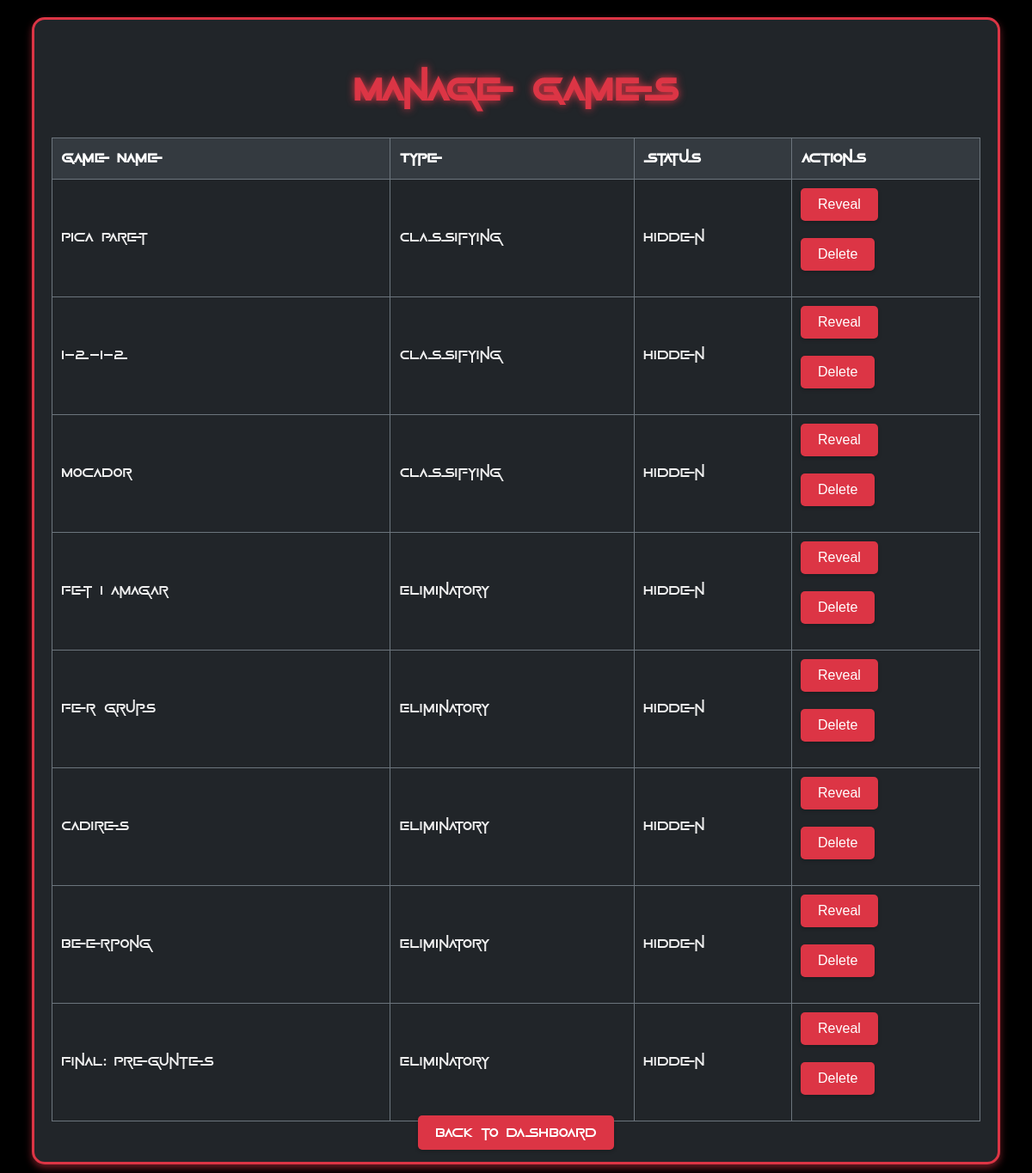
Screenshot of /admin/games (signed in) with the database file from the repository.
### tables this page shows
CREATE TABLE games (
    id INTEGER PRIMARY KEY AUTOINCREMENT,
    name TEXT UNIQUE NOT NULL,
    type TEXT NOT NULL, -- "Classifying" or "Eliminatory"
    status TEXT DEFAULT 'hidden', -- "hidden", "revealed", "completed"
    max_players INTEGER,
    current_players INTEGER
);

### app.py (the view)
@app.route('/admin/games')
def manage_games():
    if not session.get('admin_logged_in'):
        return redirect(url_for('admin_login'))
    games = database.get_all_games()
    return render_template('admin/manage_games.html', games=games)

### app.py (called while the page is built)
@app.context_processor
def inject_mocador_teams():
    def get_mocador_teams():
        return database.get_all_teams_by_game_name('Mocador')
    return dict(get_mocador_teams=get_mocador_teams)

### database.py (called while the page is built)
def get_db():
    db = sqlite3.connect(DB_NAME)
    db.row_factory = sqlite3.Row  # Access columns by name
    return db

def get_all_games():
    db = get_db()
    cursor = db.cursor()
    cursor.execute("SELECT * FROM games")
    games = cursor.fetchall()
    db.close()
    return games

### templates/admin/manage_games.html (shortened to what this page needs)
<!DOCTYPE html>
<html>
<head>
    <link rel="stylesheet" href="/static/css/style.css">
</head>
<body>
    <div class="manage-games">
        <h1>Manage Games</h1>
        <table>
            <thead>
                <tr>
                    <th>Game Name</th>
                    <th>Type</th>
                    <th>Status</th>
                    <th>Actions</th>
                </tr>
            </thead>
            <tbody>
                {% for game in games %}
                <tr>
                    <td id="game-{{ game.id }}-name">{{ game.name }}</td>
                    <td>{{ game.type }}</td>
                    <td id="game-{{ game.id }}-status">{{ game.status }}</td>
                    <td>
                        <form action="/admin/game/{{ game.id }}/reveal" method="post">
                            <button type="submit" id="game-{{ game.id }}-reveal" data-game-id="{{ game.id }}" data-action="reveal"
                            class="game-control-button" {% if game.status != 'hidden' %}style="display: none;"{% endif %}>
                            Reveal</button>
                        </form>
                        <form action="/admin/delete_game/{{ game.id }}" method="post">
                            <button type="submit" id="game-{{ game.id }}-delete" onclick="return confirm('Are you sure you want to delete this game?');">
                            Delete</button>
                        </form>
                    </td>
                </tr>
                {% endfor %}
            </tbody>
        </table>
        <a href="/admin">Back to Dashboard</a>
    </div>
</body>
</html>

### static/css/style.css (style rules this page uses)
body { font-family: 'Squid Game', 'Arial', sans-serif; background-color: #000; color: #eee; margin: 0; padding: 0; text-align: center; overflow-x: hidden; }
.login-container, .leaderboard-container, .timeline-container, .profile-container, .admin-dashboard, .manage-players, .manage-games, .upload-container { background-color: #212529; border: 3px solid #dc3545; border-radius: 15px; margin: 20px auto; padding: 20px; max-width: 90%; box-shadow: 0 4px 8px rgba(220, 53, 69, 0.5); }
h1 { color: #dc3545; font-size: 2.5em; margin-bottom: 20px; font-family: 'Squid Game', sans-serif; text-shadow: 0 0 10px #dc3545; }
form { margin-bottom: 20px; }
button, a { background-color: #dc3545; color: white; border: none; padding: 10px 20px; text-decoration: none; border-radius: 5px; font-size: 1em; cursor: pointer; transition: background-color 0.3s ease, transform 0.2s ease; box-shadow: 0 2px 4px rgba(0, 0, 0, 0.2); }
table { width: 100%; border-collapse: collapse; margin-top: 20px; }
th, td { border: 1px solid #6c757d; padding: 10px; text-align: left; }
th { background-color: #343a40; color: white; }

### rows the page displays
games: name "Pica Paret", type "Classifying", status "hidden"
games: name "1-2-1-2", type "Classifying", status "hidden"
games: name "Mocador", type "Classifying", status "hidden"
games: name "Fet i amagar", type "Eliminatory", status "hidden"
games: name "Fer grups", type "Eliminatory", status "hidden"
games: name "Cadires", type "Eliminatory", status "hidden"
games: name "Beerpong", type "Eliminatory", status "hidden"
games: name "Final: Preguntes", type "Eliminatory", status "hidden"
